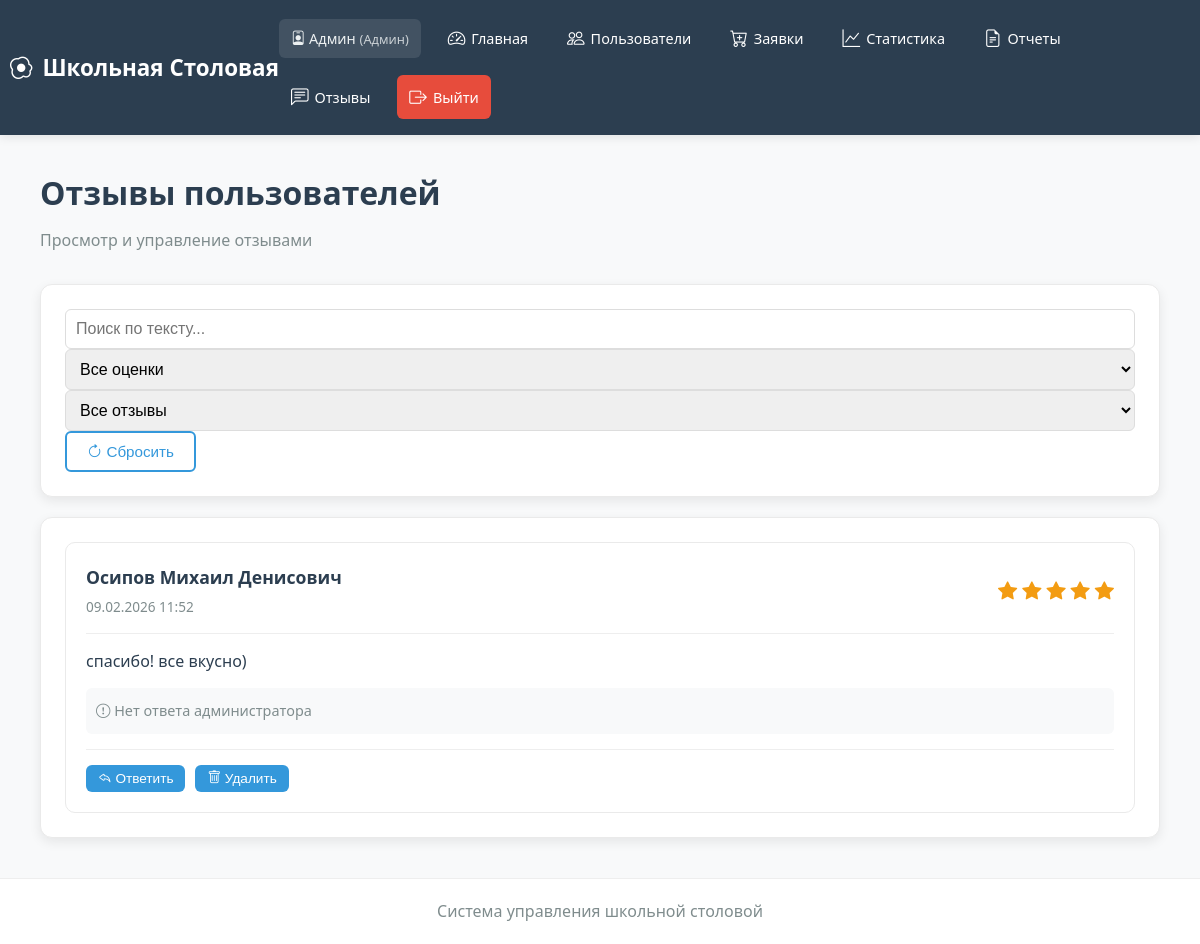
/admin/feedback (signed in), run on the app's committed database.
### modules/core/models.py (models this page shows, shortened)
class User(UserMixin, db.Model):
    __tablename__ = 'users'
    id = db.Column(db.Integer, primary_key=True)
    email = db.Column(db.String(120), unique=True, nullable=False, index=True)
    password = db.Column(db.String(200), nullable=False)
    role = db.Column(db.String(20), nullable=False)  # 'student', 'cook', 'admin'
    full_name = db.Column(db.String(100))
    class_group = db.Column(db.String(50), nullable=True)  # Теперь nullable=True!
    allergies = db.Column(db.Text, default='')
    preferences = db.Column(db.String(50), default='')
    avatar_url = db.Column(db.String(255))
    balance = db.Column(db.Float, default=0.0)
    is_active = db.Column(db.Boolean, default=True)
    created_at = db.Column(db.DateTime, default=datetime.utcnow)
    updated_at = db.Column(db.DateTime, default=datetime.utcnow, onupdate=datetime.utcnow)

class Feedback(db.Model):
    __tablename__ = 'feedbacks'
    id = db.Column(db.Integer, primary_key=True)
    user_id = db.Column(db.Integer, db.ForeignKey('users.id', ondelete='CASCADE'), nullable=False)
    menu_item_id = db.Column(db.Integer, db.ForeignKey('menu_items.id', ondelete='SET NULL'), nullable=True)
    rating = db.Column(db.Integer)  # 1-5
    comment = db.Column(db.Text)
    created_at = db.Column(db.DateTime, default=datetime.utcnow)
    user = db.relationship('User', backref=db.backref('feedbacks', lazy=True, cascade='all, delete-orphan'))

### modules/admin/routes.py (the view)
@admin_bp.route('/feedback')
@login_required
def view_feedback():
    if current_user.role != 'admin':
        flash('Доступ запрещен', 'danger')
        return redirect(url_for('index'))
    from modules.core.models import Feedback
    feedback_list = Feedback.query.order_by(Feedback.created_at.desc()).all()
    return render_template('admin/feedback.html', feedback_list=feedback_list)

### templates/admin/feedback.html (shortened to what this page needs)
{% extends "base.html" %}
{% block content %}
<div class="container">
    <div class="dashboard-header" style="margin-bottom: 30px;">
        <div>
            <h1 style="color: #2c3e50; font-size: 2rem; font-weight: 700; margin-bottom: 10px;">
                Отзывы пользователей
            </h1>
            <p style="color: #7f8c8d; font-size: 1rem;">Просмотр и управление отзывами</p>
        </div>
    </div>
    <div class="dashboard-card" style="margin-bottom: 20px;">
        <div class="row g-3">
            <div class="col-md-4">
                <input type="text" id="searchInput" class="form-control" placeholder="Поиск по тексту..." oninput="applyFilters()">
            </div>
            <div class="col-md-3">
                <select id="ratingFilter" class="form-control" onchange="applyFilters()">
                    <option value="">Все оценки</option>
                </select>
            </div>
            <div class="col-md-3">
                <select id="replyFilter" class="form-control" onchange="applyFilters()">
                    <option value="">Все отзывы</option>
                </select>
            </div>
            <div class="col-md-2">
                <button class="btn btn-outline w-100" onclick="resetFilters()">
                    <i class="bi bi-arrow-clockwise"></i> Сбросить
                </button>
            </div>
        </div>
    </div>
    <div class="dashboard-card">
        {% if feedback_list %}
        <div class="feedback-list">
            {% for feedback in feedback_list %}
            <div class="feedback-item" id="feedback-{{ feedback.id }}">
                <div class="feedback-header">
                    <div class="feedback-user">
                        <strong>{{ feedback.user.full_name if feedback.user else 'Анонимный пользователь' }}</strong>
                        <span class="feedback-date">{{ feedback.created_at.strftime('%d.%m.%Y %H:%M') }}</span>
                    </div>
                    <div class="feedback-rating">
                        {% for i in range(1, 6) %}
                            {% if i <= feedback.rating %}
                                <i class="bi bi-star-fill" style="color: #f39c12;"></i>
                            {% else %}
                                <i class="bi bi-star" style="color: #ddd;"></i>
                            {% endif %}
                        {% endfor %}
                    </div>
                </div>
                <div class="feedback-content">
                    <p>{{ feedback.comment }}</p>
                </div>
                {% if feedback.admin_reply %}
                <div class="feedback-reply">
                    <div class="reply-header">
                        <strong><i class="bi bi-person-badge"></i> Ответ администратора</strong>
                        <span class="reply-date">{{ feedback.replied_at.strftime('%d.%m.%Y %H:%M') if feedback.replied_at else '' }}</span>
                    </div>
                    <div class="reply-content">
                        <p>{{ feedback.admin_reply }}</p>
                    </div>
                </div>
                {% else %}
                <div class="no-reply" style="background: #f8f9fa; padding: 10px; border-radius: 6px; margin-top: 10px;">
                    <span style="color: #7f8c8d; font-size: 0.9rem;">
                        <i class="bi bi-exclamation-circle"></i> Нет ответа администратора
                    </span>
                </div>
                {% endif %}
                <div class="feedback-actions">
                    {% if not feedback.admin_reply %}
                    <button class="btn btn-sm btn-outline-primary" onclick="showReplyModal({{ feedback.id }})">
                        <i class="bi bi-reply"></i> Ответить
                    </button>
                    {% else %}
                    <button class="btn btn-sm btn-outline-secondary" onclick="showReplyModal({{ feedback.id }})">
                        <i class="bi bi-pencil"></i> Изменить ответ
                    </button>
                    {% endif %}
                    <button class="btn btn-sm btn-outline-danger" onclick="deleteFeedback({{ feedback.id }})">
                        <i class="bi bi-trash"></i> Удалить
                    </button>
                </div>
            </div>
            {% endfor %}
        </div>
        {% endif %}
    </div>
</div>
{% endblock %}

### templates/base.html (shortened to what this page needs)
<!DOCTYPE html>
<html lang="ru">
<head>
    <link rel="stylesheet" href="{{ url_for('static', filename='css/style.css') }}">
    <link rel="stylesheet" href="{{ url_for('static', filename='css/calendar.css') }}">
    <link rel="stylesheet" href="https://cdn.jsdelivr.net/npm/bootstrap-icons@1.10.0/font/bootstrap-icons.css">
</head>
<body>
    <header>
        <nav class="navbar">
            <div class="nav-container">
                <a href="{{ url_for('index') }}" class="logo">
                    <i class="bi bi-egg-fried"></i> Школьная Столовая
                </a>
                <div class="nav-links">
                    {% if current_user.is_authenticated %}
                        <span style="color: #ecf0f1; padding: 8px 12px; border-radius: 6px; background: rgba(255, 255, 255, 0.1);">
                            <i class="bi bi-person-badge"></i> {{ current_user.full_name }}
                            <small style="font-size: 0.8rem; opacity: 0.8;">
                                {% if current_user.role == 'student' %}(Ученик)
                                {% elif current_user.role == 'cook' %}(Повар)
                                {% elif current_user.role == 'admin' %}(Админ)
                                {% endif %}
                            </small>
                        </span>
                        {% if current_user.role == 'student' %}
                            <a href="{{ url_for('user.dashboard') }}" class="{% if request.endpoint == 'user.dashboard' %}active{% endif %}">
                                <i class="bi bi-house"></i> Главная
                            </a>
                            <a href="{{ url_for('user.show_menu') }}" class="{% if request.endpoint == 'user.show_menu' %}active{% endif %}">
                                <i class="bi bi-menu-button-wide"></i> Меню
                            </a>
                            <a href="{{ url_for('user.my_orders') }}" class="{% if request.endpoint == 'user.my_orders' %}active{% endif %}">
                                <i class="bi bi-receipt"></i> Заказы
                            </a>
                            <a href="{{ url_for('user.view_cart') }}" class="nav-cart {% if request.endpoint == 'user.view_cart' %}active{% endif %}">
                                <i class="bi bi-cart3"></i> Корзина
                                {% if cart_count and cart_count > 0 %}
                                <span class="badge">{{ cart_count }}</span>
                                {% endif %}
                            </a>
                            <a href="{{ url_for('user.profile') }}" class="{% if request.endpoint == 'user.profile' %}active{% endif %}">
                                <i class="bi bi-person-circle"></i> Профиль
                            </a>
                        {% elif current_user.role == 'admin' %}
                            <a href="{{ url_for('admin.admin_dashboard') }}" class="{% if request.endpoint == 'admin.admin_dashboard' %}active{% endif %}">
                                <i class="bi bi-speedometer2"></i> Главная
                            </a>
                            <a href="{{ url_for('admin.manage_users') }}" class="{% if request.endpoint == 'admin.manage_users' %}active{% endif %}">
                                <i class="bi bi-people"></i> Пользователи
                            </a>
                            <a href="{{ url_for('admin.admin_supply_requests') }}" class="{% if request.endpoint == 'admin.admin_supply_requests' %}active{% endif %}">
                                <i class="bi bi-cart-plus"></i> Заявки
                            </a>
                            <a href="{{ url_for('admin.view_statistics') }}" class="{% if request.endpoint == 'admin.view_statistics' %}active{% endif %}">
                                <i class="bi bi-graph-up"></i> Статистика
                            </a>
                            <a href="{{ url_for('admin.generate_reports') }}" class="{% if request.endpoint == 'admin.generate_reports' %}active{% endif %}">
                                <i class="bi bi-file-earmark-text"></i> Отчеты
                            </a>
                            <a href="{{ url_for('admin.view_feedback') }}" class="{% if request.endpoint == 'admin.view_feedback' %}active{% endif %}">
                                <i class="bi bi-chat-left-text"></i> Отзывы
                            </a>
                        {% endif %}
                        <a href="{{ url_for('auth.logout') }}" style="background: #e74c3c;">
                            <i class="bi bi-box-arrow-right"></i> Выйти
                        </a>
                    {% endif %}
                </div>
            </div>
        </nav>
    </header>
    <main class="container">
        {% block content %}{% endblock %}
    </main>
    <footer>
        <p>Система управления школьной столовой</p>
    </footer>
</body>
</html>

### data on the page
User: full_name "Админ"
Feedback: user "Осипов Михаил Денисович", created_at "09.02.2026 11:52", rating 5 (drawn), comment "спасибо! все вкусно)"
